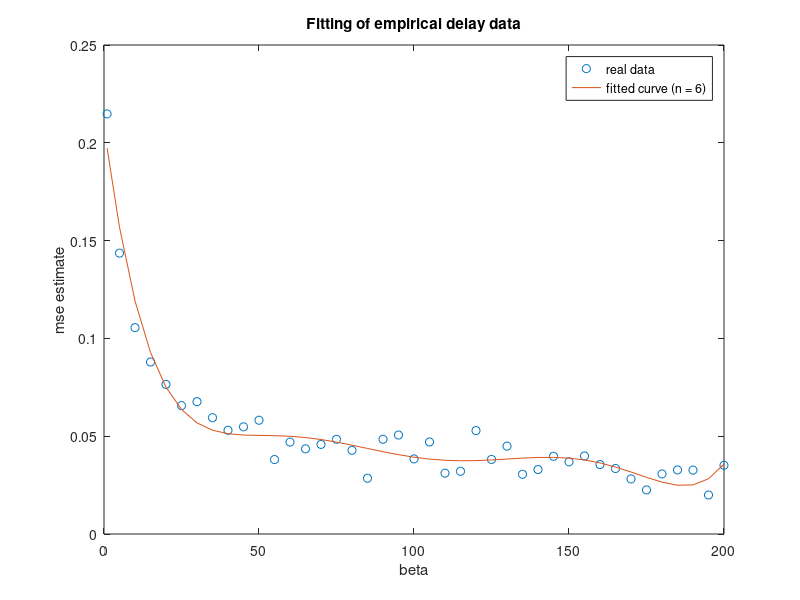
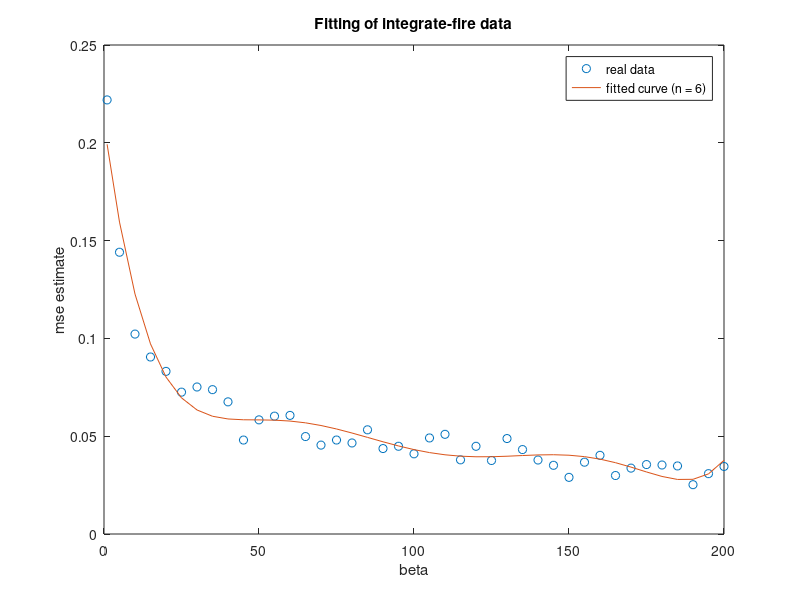
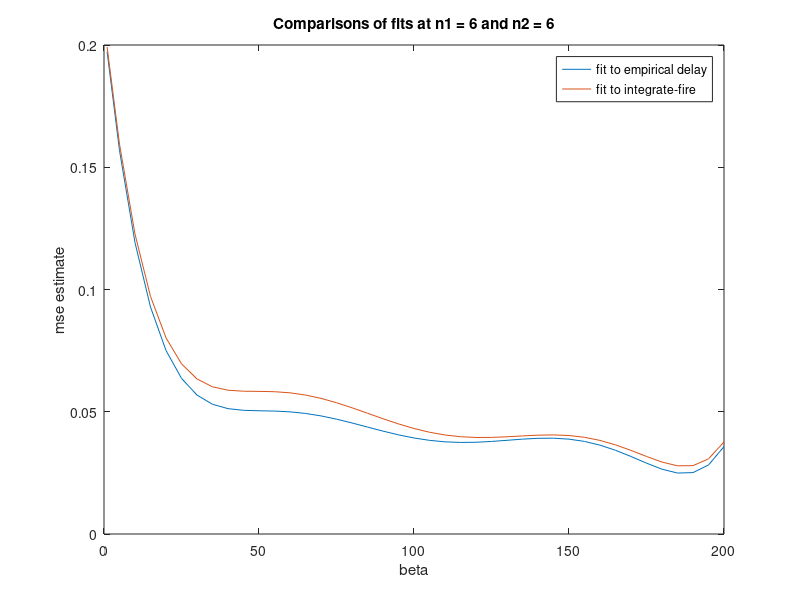

MATLAB code for these plots, in order:
% Script to fit the empirically delayed MSE and that obtained from the
% integrate and fire method
clear all
clc
close all

% Load appriopriate data
load('empirAndInteg');

% Fit the empirical delay data
n1 = 6;
[p,S,mu] = polyfit(betaSet, mseD, n1);
[fD del] = polyval(p, betaSet, S, mu);
figure;
plot(betaSet, mseD, 'o', betaSet, fD);
xlabel('beta');
ylabel('mse estimate');
legend('real data', ['fitted curve (n = ' num2str(n1) ')'], 'location', 'best');
title('Fitting of empirical delay data');

% Fit the integrate-fire data
n2 = 6;
[p,S,mu] = polyfit(betaSet, mseI, n2);
[fI del] = polyval(p, betaSet, S, mu);
figure;
plot(betaSet, mseI, 'o', betaSet, fI);
xlabel('beta');
ylabel('mse estimate');
legend('real data', ['fitted curve (n = ' num2str(n2) ')'], 'location', 'best');
title('Fitting of integrate-fire data');

% Compare the fits
figure;
plot(betaSet, fD, betaSet, fI);
xlabel('beta');
ylabel('mse estimate');
legend('fit to empirical delay', 'fit to integrate-fire', 'location', 'best');
title(['Comparisons of fits at n1 = ' num2str(n1) ' and n2 = ' num2str(n2)]);

% Percentage difference between the curves
ed = abs(fD - fI);
p1 = 100*ed./fI;
p2 = 100*ed./fD;
mp1 = mean(p1);
mp2 = mean(p2);